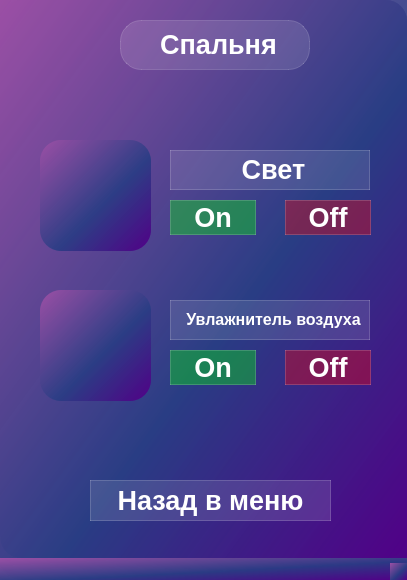
<?xml version="1.0" encoding="UTF-8"?>
<ui version="4.0">
 <class>Bedroom</class>
 <widget class="QMainWindow" name="Bedroom">
  <property name="geometry">
   <rect>
    <x>0</x>
    <y>0</y>
    <width>407</width>
    <height>580</height>
   </rect>
  </property>
  <property name="windowTitle">
   <string>MainWindow</string>
  </property>
  <property name="styleSheet">
   <string notr="true">background-color: qlineargradient(spread:pad, x1:1, y1:1, x2:0, y2:0, stop:0 rgba(81, 0, 135,255), stop:0.427447 rgba(41, 61, 132,235), stop:1 rgba(155,79,165,255));
border-style: solid;
border-radius:21px;</string>
  </property>
  <widget class="QWidget" name="centralwidget">
   <widget class="QLabel" name="label_7">
    <property name="geometry">
     <rect>
      <x>40</x>
      <y>290</y>
      <width>111</width>
      <height>111</height>
     </rect>
    </property>
    <property name="text">
     <string/>
    </property>
    <property name="pixmap">
     <pixmap>Photo/sticker-png-airbrush-aerosol-paint-aerosol-spray-design-text-aerosol-spray-paint-aerosol-paint-spray-painting-PhotoRoom.png-PhotoRoom.png</pixmap>
    </property>
    <property name="scaledContents">
     <bool>true</bool>
    </property>
   </widget>
   <widget class="QLabel" name="label_9">
    <property name="geometry">
     <rect>
      <x>40</x>
      <y>140</y>
      <width>111</width>
      <height>111</height>
     </rect>
    </property>
    <property name="text">
     <string/>
    </property>
    <property name="pixmap">
     <pixmap>Photo/bulb-icon.png</pixmap>
    </property>
    <property name="scaledContents">
     <bool>true</bool>
    </property>
   </widget>
   <widget class="QLabel" name="label_living_room">
    <property name="geometry">
     <rect>
      <x>120</x>
      <y>20</y>
      <width>190</width>
      <height>50</height>
     </rect>
    </property>
    <property name="styleSheet">
     <string notr="true">background-color: rgba(255,255,255,30);
border: 1px solid rgba(255,255,255,40);
border-raduis: 7px;
color: white;
font-weight: bold;
font-size:20pt;
</string>
    </property>
    <property name="text">
     <string>&lt;html&gt;&lt;head/&gt;&lt;body&gt;&lt;p align=&quot;center&quot;&gt;Спальня&lt;/p&gt;&lt;/body&gt;&lt;/html&gt;</string>
    </property>
   </widget>
   <widget class="QPushButton" name="pushButton_back_to_menu">
    <property name="geometry">
     <rect>
      <x>90</x>
      <y>480</y>
      <width>241</width>
      <height>41</height>
     </rect>
    </property>
    <property name="styleSheet">
     <string notr="true">QPushButton {
background-color: rgba(255,255,255,30);
border: 1px solid rgba(255,255,255,40);
border-raduis: 7px;
color: white;
font-weight: bold;
font-size:20pt;
}
QPushButton:hover {
background-color: rgba(0, 255, 120, 0.4);
}
QPushButton:pressed {
background-color: rgba(255,255,255,70);
}
</string>
    </property>
    <property name="text">
     <string>Назад в меню</string>
    </property>
   </widget>
   <widget class="QPushButton" name="pushButton_off_4">
    <property name="geometry">
     <rect>
      <x>285</x>
      <y>350</y>
      <width>86</width>
      <height>35</height>
     </rect>
    </property>
    <property name="styleSheet">
     <string notr="true">QPushButton {
background-color: rgba(255,0,0,90);
border: 1px solid rgba(255,255,255,40);
border-raduis: 7px;
color: white;
font-weight: bold;
font-size:20pt;
}
QPushButton:hover {
background-color: rgba(255,255,255,40);
}
QPushButton:pressed {
background-color: rgba(255,0,0,90);
}
</string>
    </property>
    <property name="text">
     <string>Off</string>
    </property>
   </widget>
   <widget class="QPushButton" name="pushButton_on_4">
    <property name="geometry">
     <rect>
      <x>170</x>
      <y>350</y>
      <width>86</width>
      <height>35</height>
     </rect>
    </property>
    <property name="styleSheet">
     <string notr="true">QPushButton {
background-color: rgba(0,255,0,90);
border: 1px solid rgba(255,255,255,40);
border-raduis: 7px;
color: white;
font-weight: bold;
font-size:20pt;
}
QPushButton:hover {
background-color: rgba(255,255,255,40);
}
QPushButton:pressed {
background-color: rgba(0,255,0,90);
}
</string>
    </property>
    <property name="text">
     <string>On</string>
    </property>
   </widget>
   <widget class="QLabel" name="label_name_air_fresher">
    <property name="geometry">
     <rect>
      <x>170</x>
      <y>300</y>
      <width>200</width>
      <height>40</height>
     </rect>
    </property>
    <property name="styleSheet">
     <string notr="true">background-color: rgba(255,255,255,30);
border: 1px solid rgba(255,255,255,40);
border-raduis: 7px;
color: white;
font-weight: bold;
font-size:20pt;
</string>
    </property>
    <property name="text">
     <string>&lt;html&gt;&lt;head/&gt;&lt;body&gt;&lt;p align=&quot;center&quot;&gt;&lt;span style=&quot; font-size:12pt;&quot;&gt;Увлажнитель воздуха&lt;/span&gt;&lt;/p&gt;&lt;/body&gt;&lt;/html&gt;</string>
    </property>
   </widget>
   <widget class="QPushButton" name="pushButton_off_3">
    <property name="geometry">
     <rect>
      <x>285</x>
      <y>200</y>
      <width>86</width>
      <height>35</height>
     </rect>
    </property>
    <property name="styleSheet">
     <string notr="true">QPushButton {
background-color: rgba(255,0,0,90);
border: 1px solid rgba(255,255,255,40);
border-raduis: 7px;
color: white;
font-weight: bold;
font-size:20pt;
}
QPushButton:hover {
background-color: rgba(255,255,255,40);
}
QPushButton:pressed {
background-color: rgba(255,0,0,90);
}
</string>
    </property>
    <property name="text">
     <string>Off</string>
    </property>
   </widget>
   <widget class="QLabel" name="label_name_light">
    <property name="geometry">
     <rect>
      <x>170</x>
      <y>150</y>
      <width>200</width>
      <height>40</height>
     </rect>
    </property>
    <property name="styleSheet">
     <string notr="true">background-color: rgba(255,255,255,30);
border: 1px solid rgba(255,255,255,40);
border-raduis: 7px;
color: white;
font-weight: bold;
font-size:20pt;
</string>
    </property>
    <property name="text">
     <string>&lt;html&gt;&lt;head/&gt;&lt;body&gt;&lt;p align=&quot;center&quot;&gt;Свет&lt;/p&gt;&lt;/body&gt;&lt;/html&gt;</string>
    </property>
   </widget>
   <widget class="QPushButton" name="pushButton_on_3">
    <property name="geometry">
     <rect>
      <x>170</x>
      <y>200</y>
      <width>86</width>
      <height>35</height>
     </rect>
    </property>
    <property name="styleSheet">
     <string notr="true">QPushButton {
background-color: rgba(0,255,0,90);
border: 1px solid rgba(255,255,255,40);
border-raduis: 7px;
color: white;
font-weight: bold;
font-size:20pt;
}
QPushButton:hover {
background-color: rgba(255,255,255,40);
}
QPushButton:pressed {
background-color: rgba(0,255,0,90);
}
</string>
    </property>
    <property name="text">
     <string>On</string>
    </property>
   </widget>
  </widget>
  <widget class="QMenuBar" name="menubar">
   <property name="geometry">
    <rect>
     <x>0</x>
     <y>0</y>
     <width>407</width>
     <height>21</height>
    </rect>
   </property>
  </widget>
  <widget class="QStatusBar" name="statusbar"/>
 </widget>
 <resources/>
 <connections/>
</ui>
